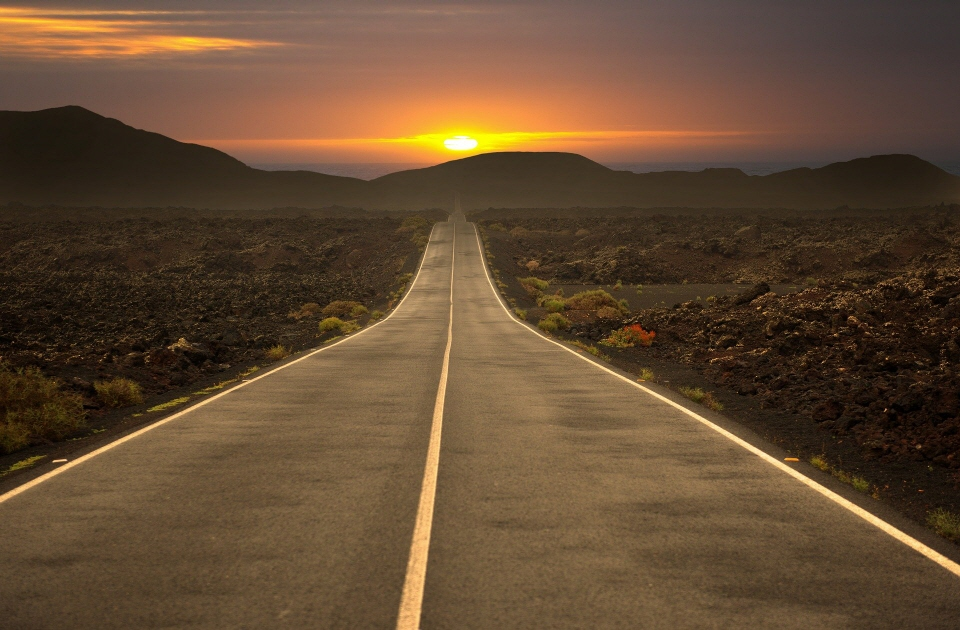
#> input picture 03. 키보드와 마우스 이벤트 처리/road_small.jpg, 960 x 630 px
$ python 23.Hough_line_0.py
#> lines starting #> are read from the running program, lines starting #| are printed output that depends on the picture; after the words box and inside, x2 and y2 are one past the last pixel; in counts of white or black regions, pixels touching at a corner belong together; long printed decimals are rounded
# https://opencv-python.readthedocs.io/en/latest/doc/25.imageHoughLineTransform/imageHoughLineTransform.html
# 이미지에서 직선을 찾는 허프변환 알고리즘
# - y = ax + b => p = x sinC + y cosC
# - p: 원점에서 직선과의 거리
# - C: x축과 직선이 만나는 각도

import numpy as np
import cv2

# src = cv2.imread("road.jpg")
src = cv2.imread("road_small.jpg")
#> src is the input picture: shape (630, 960, 3); mean B, G, R 50.7, 74.5, 99.2
dst = src.copy()

# 전처리: gray 이미지에 대해 canny edge 검출기를 사용하여 edge를 검출
gray = cv2.cvtColor(src, cv2.COLOR_BGR2GRAY)
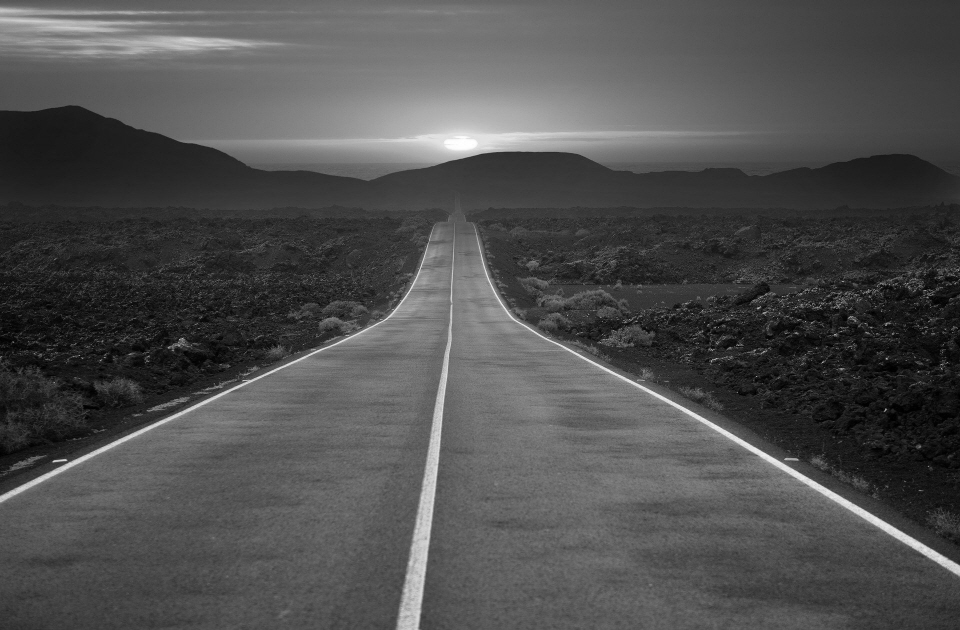
#> gray: shape (630, 960); min 0, max 255, mean 79.2
# canny = cv2.Canny(gray, 1500, 5000, apertureSize = 3, L2gradient = True)
canny = cv2.Canny(gray, 1500, 3500, apertureSize = 5, L2gradient = True)
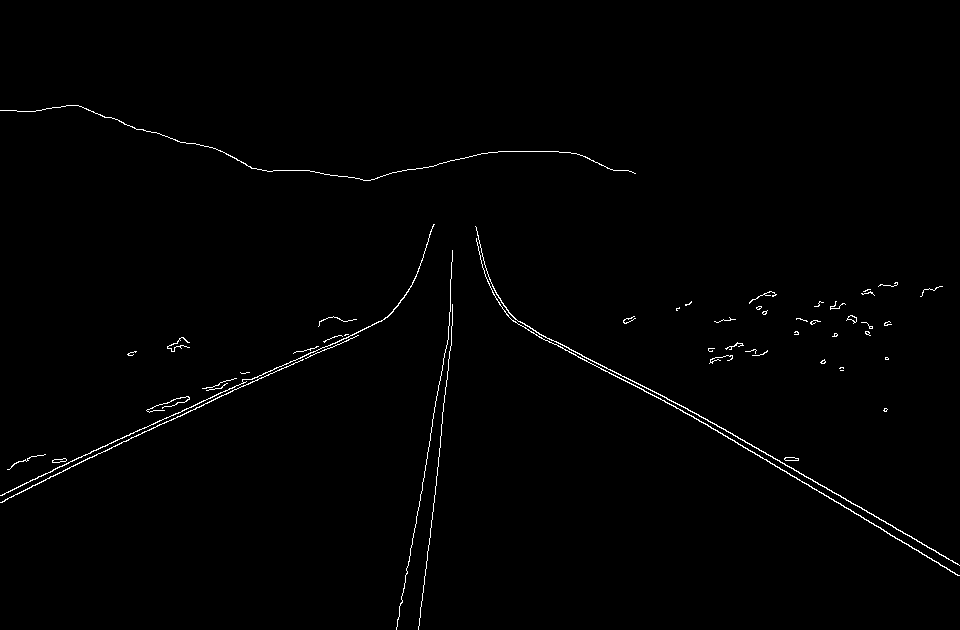
#> canny: shape (630, 960); 0.85% white in thin lines or dots, all inside (x1, y1, x2, y2) = (0, 105, 960, 630)
# canny = cv2.Canny(gray, 255, 450)

# cv2.HoughLines(검출이미지, 거리, 각도, 임계값, 거리 약수, 각도 약수, 최소 각도, 최대 각도)
# - 거리(p): 거리 정밀도. 픽셀 단위로서 0 ~ 1 사이의 값을 갖는다.
# - 각도(C): 각도 정밀도. radian 단위로서 1 ~ 180 도의 범위를 갖는다.
# - 직선 후보인 누산평면은 거리 x 각도의 차원을 갖는 2차원 히스토그램이며,
# - 이때 임계값(thresh)은 거리 각도에서 최소 교차 횟수를 지정한다.
# - 최소, 최대 각도에 의해 그려질 직선의 범위가 결정된다.
# - 출력된 lines는 (N, 1, 2)의 shape을 가지면 N은 검출된 직선의 수를 나타내며, 각 좌표값은 rho, theta를 나타낸다.
# lines = cv2.HoughLines(canny, 0.8, np.pi / 180, 150, srn = 100, stn = 200, min_theta = 0, max_theta = np.pi)
lines = cv2.HoughLines (canny, 0.8, np.pi / 180, 150, srn = 50, stn = 100, min_theta = 0, max_theta = np.pi)
#> lines = [[9.6, 2.09], [-0.8, 2.11], [452, 1.13], [28.8, 2.08], [448.8, 1.15], [52, 2.04], [42.4, 2.06]]
# lines = cv2.HoughLines(canny, 0.8, np.pi / 180, 100)
print(lines.shape)
#| (7, 1, 2)

for i in lines:
    rho, theta = i[0][0], i[0][1]
    a, b = np.cos(theta), np.sin(theta)
    x0, y0 = a*rho, b*rho

    scale = src.shape[0] + src.shape[1]

    # x1 * np.cos(theta) + y1 * np.sin(thera) = rho
    x1 = int(x0 + scale * -b)
    y1 = int(y0 + scale * a)
    x2 = int(x0 - scale * -b)
    y2 = int(y0 - scale * a)

    cv2.line(dst, (x1, y1), (x2, y2), (0, 0, 255), 2)
    cv2.circle(dst, (x0, y0), 3, (255, 0, 0), 5, cv2.FILLED)
#> this loop made 7 passes
#> (rho, theta, a, b, x0, y0, x1, y1) on passes 1 to 7: (9.6, 2.09, -0.5, 0.866, -4.8, 8.31, -1381, -786), (-0.8, 2.11, -0.515, 0.857, 0.412, -0.686, -1362, -819), (452, 1.13, 0.423, 0.906, 191, 409.7, -1250, 1081), (28.8, 2.08, -0.485, 0.875, -13.96, 25.19, -1404, -745), (448.8, 1.15, 0.407, 0.914, 182.5, 410, -1269, 1056), (52, 2.04, -0.454, 0.891, -23.61, 46.33, -1440, -675), (42.4, 2.06, -0.469, 0.883, -19.91, 37.44, -1423, -709)
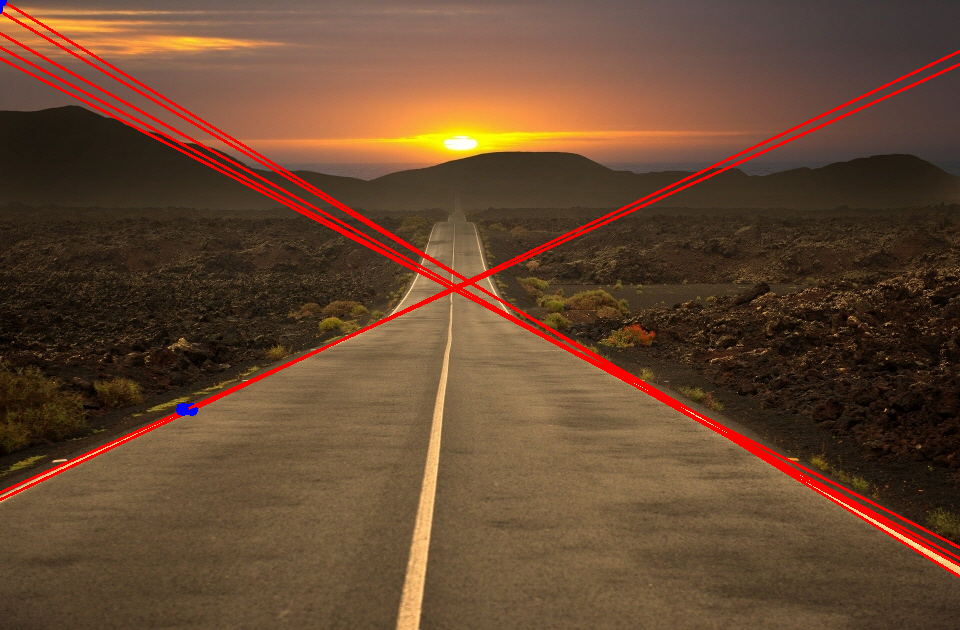
#> dst: shape (630, 960, 3); 3.12% of pixels changed, all inside (x1, y1, x2, y2) = (0, 0, 960, 578)

print(lines)
#| [[[  9.6         2.094]]
#|  [[ -0.8         2.112]]
#|  [[452.          1.134 ]]
#|  [[ 28.800    2.077]]
#|  [[448.800     1.152]]
#|  [[ 52.          2.042 ]]
#|  [[ 42.4         2.059]]]
cv2.imshow("dst", dst)
cv2.waitKey(0)
cv2.destroyAllWindows()
